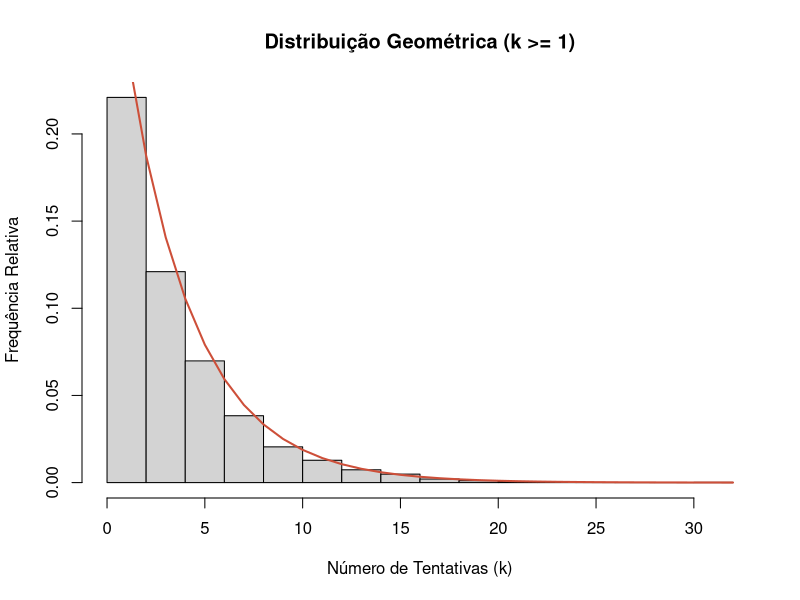
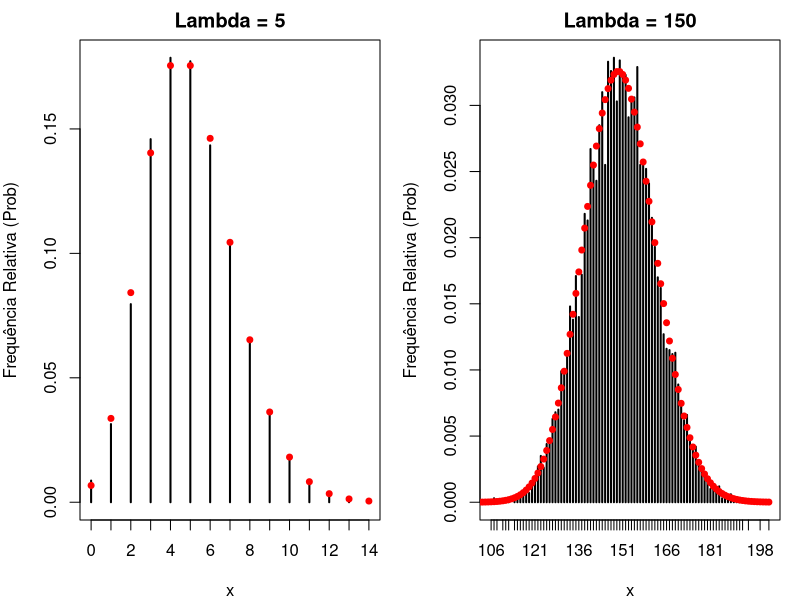
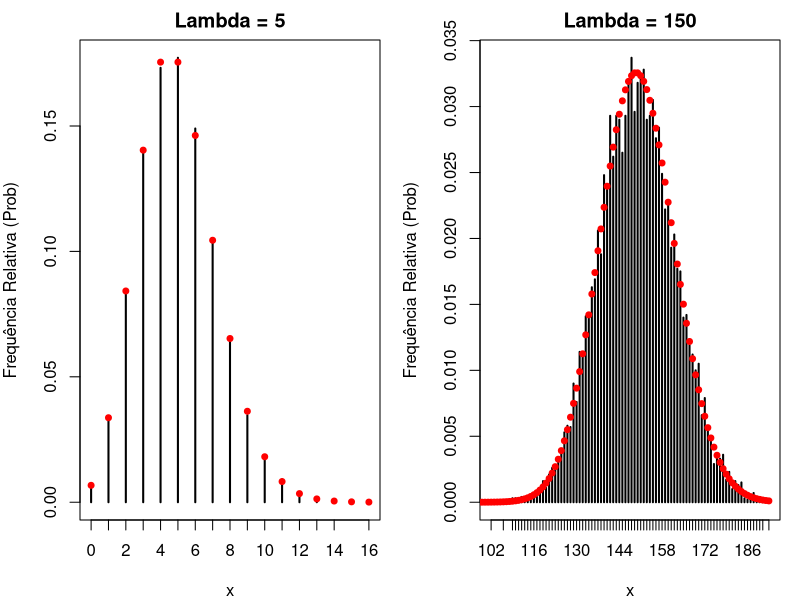
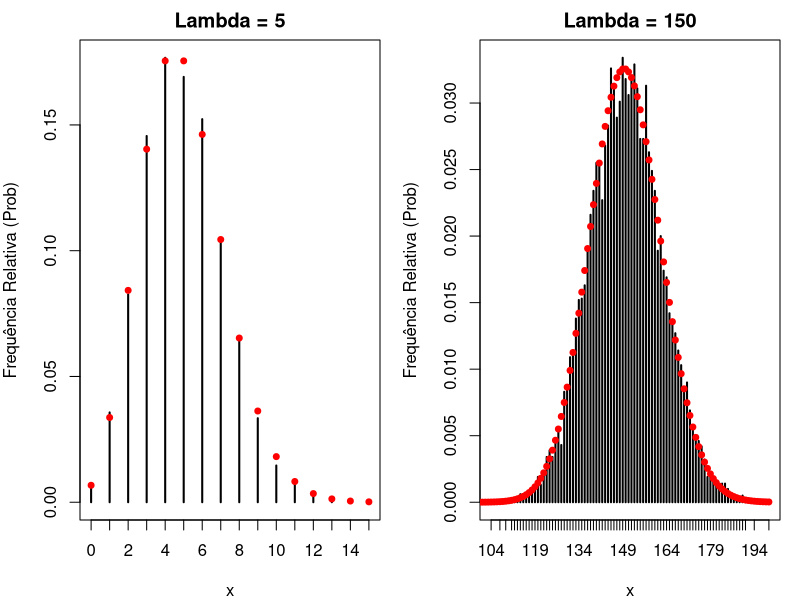

Generate these figures, in order, with R: (Note: a time limit stopped this script after it produced the figures.)
## ---- chunk 1
permutacao <- function(vetor){
  vetor_aux <- vetor
  n <- length(vetor_aux)
  
  for (j in n:2) {
    i <- floor(runif(1, 0, 1) * j) + 1

    temp <- vetor_aux[i]
    vetor_aux[i] <- vetor_aux[j]
    vetor_aux[j] <- temp
  }
  
  return(vetor_aux)
  
}

# Exemplo, vetor de 1 à 10
vetor <- 1:10
vetor_permutado <- permutacao(vetor)
vetor_permutado

## ---- chunk 2
rgeom <- function(n,p){
  U <- runif(n, 0, 1)
  q <- 1 - p
  
  # Tentativas até o primeiro sucesso
  K <- floor(log(U) / log(q))+1 
  return(K)
}

# Exemplo de amostra de 10000 com p=0.25 e q=0.75
n <- 10000
p <- 0.25

X <- rgeom(n, p)

# Gráfico da Amostra
hist(X,
     prob = TRUE,
     main = "Distribuição Geométrica (k >= 1)",
     xlab = "Número de Tentativas (k)",
     ylab = "Frequência Relativa")


# Linha Teórica da distriguição geométrica
x_vals <- 1:max(X)
y_vals <- dgeom(x_vals - 1, prob = p)
lines(x_vals, y_vals, col = "tomato3", lwd = 2)
## ---- chunk 3
require(microbenchmark)
require(ggplot2)
library(patchwork)

prob_plot <- function(lambda, amostra, freq_rel){
  plot(freq_rel, 
     main = paste("Lambda =", lambda), 
     xlab = "x", 
     ylab = "Frequência Relativa (Prob)")
  points(0:max(amostra), 
         dpois(0:max(amostra), lambda), 
         col = "red", 
         pch = 19,
         cex = 0.8)
}
## ---- chunk 4
set.seed(233)
n <- 10000
lambda_p <- 5
lambda_g <- 150

# Livro Referência -----------------------------------------------
rpoisson_aux_livro <- function(lambda){
  u <- runif(1, 0, 1)
  i <- 0; pr <- exp(-lambda); Fx = pr
  while(u >= Fx){
    pr <- pr*lambda/(i+1)
    Fx <- Fx + pr
    i <- i+1
  }
  return(i)
}

rpoisson_livro <- function(n, lambda){
  replicate(n, expr = rpoisson_aux_livro(lambda), simplify = TRUE)
}

par(mfrow = c(1, 2), mar = c(4, 4, 2, 1))

amostra_p <- rpoisson_livro(n, lambda_p)
freq_rel_p <- prop.table(table(amostra_p))
prob_plot(lambda_p, amostra_p, freq_rel_p)

amostra_g <- rpoisson_livro(n, lambda_g)
freq_rel_g <- prop.table(table(amostra_g))
prob_plot(lambda_g, amostra_g, freq_rel_g)

# Knuth ----------------------------------------------------------
rpoisson_aux_knuth <- function(lambda){
  L <- exp(-lambda); k <- 0; p <- 1
  
  while(p > L){
    k <- k+1
    u <- runif(1, 0, 1)
    p <- p*u
  }
  
  return(k-1)
}


rpoisson_knuth <- function(n, lambda){
  replicate(n, expr = rpoisson_aux_knuth(lambda), simplify = TRUE)
}

par(mfrow = c(1, 2), mar = c(4, 4, 2, 1))

amostra_p <- rpoisson_knuth(n, lambda_p)
freq_rel_p <- prop.table(table(amostra_p))
prob_plot(lambda_p, amostra_p, freq_rel_p)


amostra_g <- rpoisson_knuth(n, lambda_g)
freq_rel_g <- prop.table(table(amostra_g))
prob_plot(lambda_g, amostra_g, freq_rel_g)


# Rejeição Atkison -------------------------------------------------------------------

rpoisson_aux_PA <- function(lambda) {
  if (lambda < 30) {
    if (lambda < 20) c <- 0.5925
    else c <- 0.6506
  } else {
    c <- 0.767 - 3.36 / lambda
  }
  
  beta <- pi / sqrt(3 * lambda)
  alpha <- beta * lambda
  k <- log(c) - lambda - log(beta)
  
  while (TRUE) {
    U1 <- runif(1)
    X <- (alpha - log((1 - U1) / U1)) / beta
    
    if (X >= -0.5) {
      N <- floor(X + 0.5)
      
      U2 <- runif(1)
      param <- alpha - beta * X + log(U2 / (1 + exp(alpha - beta * X))^2)
      log_factorial_N <- ifelse(N == 0, 0, lfactorial(N))
      
      poisson_form <- k + N * log(lambda) - log_factorial_N
      
      if (param <= poisson_form) {
        return(N)
      }
    }
  }
}

rpoisson_PA <- function(n, lambda){
  replicate(n, expr = rpoisson_aux_PA(lambda), simplify = TRUE)
}

par(mfrow = c(1, 2), mar = c(4, 4, 2, 1))

amostra_p <- rpoisson_PA(n, lambda_p)
freq_rel_p <- prop.table(table(amostra_p))
prob_plot(lambda_p, amostra_p, freq_rel_p)


amostra_g <- rpoisson_PA(n, lambda_g)
freq_rel_g <- prop.table(table(amostra_g))
prob_plot(lambda_g, amostra_g, freq_rel_g)


# Comparação ----------------------------------------------------------

comparacao <- function(n, lambda){
  mb_results <- microbenchmark(
    Livro_Referência = rpoisson_livro(n, lambda),
    Knuth = rpoisson_knuth(n, lambda),
    PA_Atkison = rpoisson_PA(n, lambda),
    times = 100L 
  )
  return(mb_results)
}
## ---- chunk 5
# Tabela de resultados microbenchmark - Lambda Pequeno
mb_results_p <- comparacao(n, lambda_p)
print("------ Lambda Pequeno = 5 -----")
print(mb_results_p)

# Tabela de resultados microbenchmark - Lambda Grande
mb_results_g <- comparacao(n, lambda_g)
print("------ Lambda Grande = 150 -----")
print(mb_results_g)

plot1 <- autoplot(mb_results_p) +
  labs(title = paste("Desempenho para lambda =", lambda_p)) +
  theme_minimal()

plot2 <- autoplot(mb_results_g) +
  labs(title = paste("Desempenho para lambda =", lambda_g)) +
  theme_minimal()

plot1 + plot2
## ---- chunk 6
# Dados com distribuicao normal com var=4
n <- 20; alpha <- .05
UCL <- replicate(1000, expr = {
  x <- rnorm(n, mean = 0, sd = 2)
  (n-1) * var(x) / qchisq(alpha, df = n-1) # ultimo calculo é retornado
} )
mean(UCL > 4)

# Se os dados têm distribuição qui-quadrado com variância igual a 4:

UCL <- replicate(1000, expr = {
  x <- rchisq(n, df = 2)
  (n-1) * var(x) / qchisq(alpha, df = n-1)
} )
mean(UCL > 4)
## ---- chunk 7
n <- 30
m <- 10000
alpha <- .05
gl <- seq(3, 50, by = 2)
conf <- numeric( length(gl) )
for( l in 1:length(gl) ){
  UCL <- replicate(m, expr = {
    x <- rt(n, df = gl[l])*sqrt( (gl[l]-2)/gl[l] )*2
    (n-1) * var(x) / qchisq(alpha, df = n-1)
  } )
  conf[l] <- mean(UCL > 4)
}
par(mar = c(4,4,1,1))
plot(gl, conf, type = "b", pch = 16, cex = 0.75)
abline(h = 0.95, col = 2, lty = 2, lwd = 2)
## ---- chunk 8
# Se os dados tem distribuicao t-student(0,sigma2,5) com var=4, mudando n
n <- seq(10, 600, by = 30)
m <- 10000
alpha <- .05; gl <- 5
conf <- numeric( length(n) )
for(l in 1:length(n)){
  UCL <- replicate(m, expr = {
    x <- rt(n[l], df = gl)*sqrt(4*(gl-2)/gl)
    (n[l]-1) * var(x) / qchisq(alpha, df = n[l]-1)
  }, simplify = T )
  conf[l] <- mean(UCL > 4)
}
par(mar = c(4,4,1,1))
plot(n, conf, type = "b", pch = 16, cex = 0.75, ylim = c(0.45, 1) )
abline(h = 0.95, col = 2, lty = 2, lwd = 2)
## ---- chunk 9
rcategorica2 <- function(n, x, p){
  if (length(x) != length(p)) stop("Os vetores de valores e probabilidades devem ter o mesmo comprimento.")
  if (sum(p) != 1) {
    warning("As probabilidades não somam 1. Elas serão normalizadas.")
    p <- p / sum(p)
  }
  if (any(p < 0)) stop("As probabilidades devem ser não negativas.")
  
  # ordena os valores e probabilidades em ordem decrescente de probabilidade
  ordem <- order(p, decreasing = TRUE)
  x_ordered <- x[ordem]
  p_ordered <- p[ordem]
  
  am <- numeric(n) # vetor para armazenar as amostras
  acum <- cumsum(p_ordered) # calcula as probabilidades acumuladas
  
  # gera n amostras
  for(i in 1:n){
    u <- runif(1)
    # encontra a categoria correspondente
    for(j in 1:length(x_ordered)){
      if(u <= acum[j]){
        am[i] <- x_ordered[j]
        break
      }
    }
  }
  return(am)
}
## ---- chunk 10
set.seed(123456789) # para reprodutibilidade

n_samples_sim <- 50000

# função para plotar comparações
plot_comparison <- function(amostra, theoretical_p, title_str, x_vals) {
  
  # assegurando que os níveis do fator correspondam aos valores possíveis para ordenação correta
  observed_freq <- prop.table(table(factor(amostra, levels = x_vals)))
  
  # valor máximo pro limite do eixo Y
  max_y <- max(max(observed_freq), max(theoretical_p)) * 1.1
  
  barplot(observed_freq, ylab = "Frequência Relativa", xlab = "Valor de X",
          main = title_str, col = rainbow(length(x_vals), s = 0.7, v = 0.9), ylim = c(0, max_y))
  
  # probabilidades teóricas como pontos para comparação
  points(x = seq_along(x_vals), y = theoretical_p, col = "red", pch = 16, cex = 1.5)
  
  legend("topright", legend = c("Frequência Observada", "Probabilidade Teórica"),
         col = c(NA, "red"), pch = c(NA, 16), lty = c(1, NA), bty = "n",
         fill = c(rainbow(length(x_vals), s = 0.7, v = 0.9), NA), border = c("black", NA))
}

# 1: distribuição Uniforme Discreta (quatro categorias)
cat_x_1 <- 1:4
cat_p_1 <- c(0.25, 0.25, 0.25, 0.25)
sim_amostra_1 <- rcategorica2(n_samples_sim, cat_x_1, cat_p_1)

# 2: distribuição categórica assimétrica (valores numéricos distintos)
cat_x_2 <- c(10, 20, 30, 40, 50)
cat_p_2 <- c(0.05, 0.15, 0.30, 0.25, 0.25)
sim_amostra_2 <- rcategorica2(n_samples_sim, cat_x_2, cat_p_2)

# 3: distribuição categórica com muitos níveis e valores não numéricos
cat_x_3 <- LETTERS[1:7] # letras como possíveis valores
cat_p_3 <- c(0.05, 0.1, 0.15, 0.2, 0.15, 0.2, 0.15)
sim_amostra_3 <- rcategorica2(n_samples_sim, cat_x_3, cat_p_3)


par(mfrow = c(3, 1), mar = c(4, 4, 3, 1))

plot_comparison(sim_amostra_1, cat_p_1, "Cenário 1: Distribuição Uniforme Discreta", cat_x_1)
plot_comparison(sim_amostra_2, cat_p_2, "Cenário 2: Distribuição Categórica Assimétrica (Numérica)", cat_x_2)
plot_comparison(sim_amostra_3, cat_p_3, "Cenário 3: Distribuição Categórica com Caracteres", cat_x_3)
## ---- chunk 11
# fdp: phi(x | mu, sigma^2)
dnorm_manual <- function(x, mu, sigma) {
  if (sigma <= 0) stop("O desvio padrão (sigma) deve ser positivo.")
  exponent <- -((x - mu)^2 / (2 * sigma^2))
  coefficient <- 1 / (sigma * sqrt(2 * pi))
  return(coefficient * exp(exponent))
}

# fda: phi(q | mu, sigma^2) usando integrate
pnorm_manual <- function(q, mu, sigma) {
  if (sigma <= 0) stop("O desvio padrão (sigma) deve ser positivo.")
  # a função integrate retorna uma lista; o valor da integral está em 'value'.
  result <- tryCatch({
    integrate(f = function(x) dnorm_manual(x, mu, sigma),
              lower = -Inf, upper = q)
  }, error = function(e) {
    stop(paste("Erro durante a integração em pnorm_manual para q =", q, ":", e$message))
  })
  
  return(result$value)
}

# gera da distribuição normal truncada: x = F_trunc_inv(u) usando pnorm_manual e qnorm
rnormtrunc_reimplemented <- function(n, mu, sigma, a, b) {
  if (sigma <= 0) stop("O desvio padrão (sigma) deve ser positivo.")
  if (a >= b) stop("O limite inferior 'a' deve ser menor que o limite superior 'b'.")
  
  us <- runif(n)
  
  # calcula os valores da fda não truncada nos pontos de truncamento 'a' e 'b'
  Phi_a <- max(0, min(1, pnorm_manual(a, mu, sigma)))
  Phi_b <- max(0, min(1, pnorm_manual(b, mu, sigma)))
  
  # calcula P_u (probabilidade acumulada ajustada que será usada em qnorm)
  P_u <- Phi_a + us * (Phi_b - Phi_a)
  
  amostra <- qnorm(P_u, mean = mu, sd = sigma)
  
  return(amostra)
}

# dnormtrunc para comparação
dnormtrunc <- function(x, mu, sigma, a, b){
  d <- dnorm(x, mu, sigma) / (pnorm(b, mu, sigma) - pnorm(a, mu, sigma))
  return(d)
}

# exemplo para ilustração

set.seed(123456789) # para reprodutibilidade

# parâmetros
n_samples <- 10000
mu_val <- 10
sigma_val <- 2
a_val <- 6
b_val <- 13

amostra_reimplementada <- rnormtrunc_reimplemented(n_samples, mu_val, sigma_val, a_val, b_val)

par(mar = c(4, 4, 1, 1))

hist(amostra_reimplementada, xlab = "x", ylab = "Densidade", prob = TRUE, main = "",
     xlim = c(a_val, b_val), col = "lightblue", border = "darkblue",
     ylim = c(0, max(dnormtrunc(seq(a_val, b_val, length.out = 100), mu_val, sigma_val, a_val, b_val)) * 1.1))

# curva de densidade teórica
grid_x <- seq(a_val, b_val, length.out = 500)
lines(grid_x, dnormtrunc(grid_x, mu_val, sigma_val, a_val, b_val), col = "red", lwd = 2)

legend("topleft", legend = c("Amostras (Reimplementado)", "Densidade Teórica"),
       col = c("darkblue", "red"), lty = c(NA, 1), pch = c(22, NA), lwd = c(NA, 2),
       fill = c("lightblue", NA), border = c("darkblue", NA), bty = "n")
## ---- chunk 12
rfdp <- function(n){
  U <- runif(n)
  x <- numeric(n)

  x <- ifelse(U <= 0.25,
              2 + 2 * sqrt(U),
              6 - 2 * sqrt(3 * (1 - U)))
  
  return(x)
}

f_densidade <- function(x) {
  ifelse(x >= 2 & x <= 3, (x - 2)/2,
         ifelse(x > 3 & x <= 6, (6 - x)/6, 0))
}

set.seed(800)

n <- 10000
amostra_gerada <- rfdp(n)

hist(amostra_gerada, 
     breaks = 30, 
     freq = FALSE, 
     main = "Amostra Gerada vs. Densidade Teórica",
     xlab = "x",
     ylab = "Densidade",
     col = "lightblue",
     border = "white")


x_seq <- seq(2, 6, length.out = 1000)

lines(x_seq, f_densidade(x_seq), col = "red", lwd = 2)

legend("topright", 
       legend = c("Amostra", "Teórica"), 
       col = c("lightblue", "red"), 
       lwd = c(2, 2))
## ---- chunk 13
rweib <- function(n, alpha, beta){
  U <- runif(n)
  x <- (-log(U) / alpha)^(1/beta)
  return(x)
}

densidade_teorica <- function(x, alpha, beta) {
  alpha * beta * x^(beta - 1) * exp(-alpha * x^beta)
}

set.seed(123)  

alpha <- 2
beta <- 1.5
n <- 10000

amostras <- rweib(n, alpha, beta)

hist(amostras, breaks = 30, probability = TRUE, 
     main = "Histograma vs Densidade Teorica",
     xlab = "x", col = "lightblue")

x_seq <- seq(0, max(amostras), length.out = 1000)
lines(x_seq, densidade_teorica(x_seq, alpha, beta), col = "red", lwd = 2)

legend("topright", legend = c("Amostras", "Teorica"), 
       col = c("lightblue", "red"), lwd = c(2, 2))

## ---- chunk 14
# método da transformação
rnormal_padrao <- function(n){
  # calcula o número de iterações necessárias para obter n amostras
  # cada iteração bem-sucedida gera 2 valores normais padrão
  itera <- ceiling(n/2) 
  amostra <- numeric(itera * 2)
  
  for(i in 1:itera){
    s <- 2 # inicializa s com um valor > 1 para entrar no loop while
    while(s > 1 || s == 0){
      u1 <- runif(1)
      u2 <- runif(1)
      v1 <- 2*u1-1 # de U(0,1) para U(-1,1)
      v2 <- 2*u2-1 # de U(0,1) para U(-1,1)
      s <- v1^2 + v2^2 # s = R^2
    }
    
    # transformações de box-muller para obter X e Y ~ N(0,1)
    scale_factor <- sqrt(-2*log(s)/s)
    x <- scale_factor * v1
    y <- scale_factor * v2
    
    amostra[i*2-1] <- x
    amostra[i*2] <- y
  }
  return(amostra[1:n])
}

rlnorm_transformacao <- function(n, meanlog = 1, sdlog = 1) {
  # verifica se sdlog é positivo para uma distribuição não degenerada
  if (sdlog <= 0) {
    warning("sdlog deve ser positivo para uma distribuição Lognormal não degenerada. Retornando valores constantes.")
    return(rep(exp(meanlog), n))
  }
  
  z_std <- rnormal_padrao(n)
  z_general <- meanlog + sdlog * z_std
  x_lognormal <- exp(z_general)
  
  return(x_lognormal)
}
## ---- chunk 15
gerar_lognormal_composicao <- function(n, pesos, params_meanlog, params_sdlog) {
  if (length(pesos) != length(params_meanlog) || length(pesos) != length(params_sdlog)) {
    stop("Os vetores de pesos e parâmetros (meanlog, sdlog) devem ter o mesmo comprimento.")
  }
  
  num_componentes <- length(pesos)
  amostras_geradas <- numeric(n)
  
  for (i in 1:n) {
    # seleciona qual componente amostrar com base nos pesos (1 a num_componentes)
    componente_selecionada <- sample(1:num_componentes, size = 1, prob = pesos)
    
    # parâmetros da componente selecionada
    meanlog_atual <- params_meanlog[componente_selecionada]
    sdlog_atual <- params_sdlog[componente_selecionada]
    
    amostras_geradas[i] <- rlnorm(1, meanlog = meanlog_atual, sdlog = sdlog_atual)
  }
  
  return(amostras_geradas)
}
## ---- chunk 16
# parâmetros
meanlog_param <- 1
sdlog_param <- 1
n_amostras <- 1000
pesos_mistura <- c(0.4, 0.6)
meanlog_componentes <- c(0, 2)
sdlog_componentes <- c(0.5, 0.8)

# 1. amostras usando o método da transformação
set.seed(123456789) # Para reprodutibilidade
amostra_transformacao <- rlnorm_transformacao(n_amostras, meanlog = meanlog_param, sdlog = sdlog_param)

# 2. amostras usando o método da composição
amostra_lognormal_mistura <- gerar_lognormal_composicao(
  n_amostras,
  pesos_mistura,
  meanlog_componentes,
  sdlog_componentes
)

# 3. amostras usando a função rlnorm
amostra_r_dlnorm <- rlnorm(n_amostras, meanlog = meanlog_param, sdlog = sdlog_param)

# grid para curva de densidade teórica
min_val <- min(amostra_transformacao, amostra_r_dlnorm)
max_val <- max(amostra_transformacao, amostra_r_dlnorm)
grid_x <- seq(min_val, max_val, length.out = 500)
densidade_teorica <- dlnorm(grid_x, meanlog = meanlog_param, sdlog = sdlog_param)

par( mfrow = c(1,3), mar = c(4, 4, 3, 1) )

# método da transformação
hist(amostra_transformacao, freq = FALSE, breaks = 30,
     main = "Lognormal (Transformação)",
     xlab = "Valor", ylab = "Densidade",
     col = "lightblue", border = "darkblue",
     xlim = c(min_val, max_val), ylim = c(0, max(densidade_teorica) * 1.1))
lines(grid_x, densidade_teorica, col = "red", lwd = 2)
legend("topleft", legend = c("Densidade Teórica"), col = "red", lty = 1, lwd = 2, bty = "n")

# método da composição
hist(amostra_lognormal_mistura, prob = TRUE, breaks = 40,
     xlab = "x", ylab = "Densidade",
     main = "Distribuição Lognormal como Mistura (Método da Composição)",
     col = "lightgreen", border = "white", xlim = c(0, max(amostra_lognormal_mistura) * 1.1))

# função rlnorm
hist(amostra_r_dlnorm, freq = FALSE, breaks = 30,
     main = "Lognormal (rlnorm do R)",
     xlab = "Valor", ylab = "Densidade",
     col = "lightgreen", border = "darkgreen",
     xlim = c(min_val, max_val), ylim = c(0, max(densidade_teorica) * 1.1))
lines(grid_x, densidade_teorica, col = "red", lwd = 2)
legend("topleft", legend = c("Densidade Teórica"), col = "red", lty = 1, lwd = 2, bty = "n")
